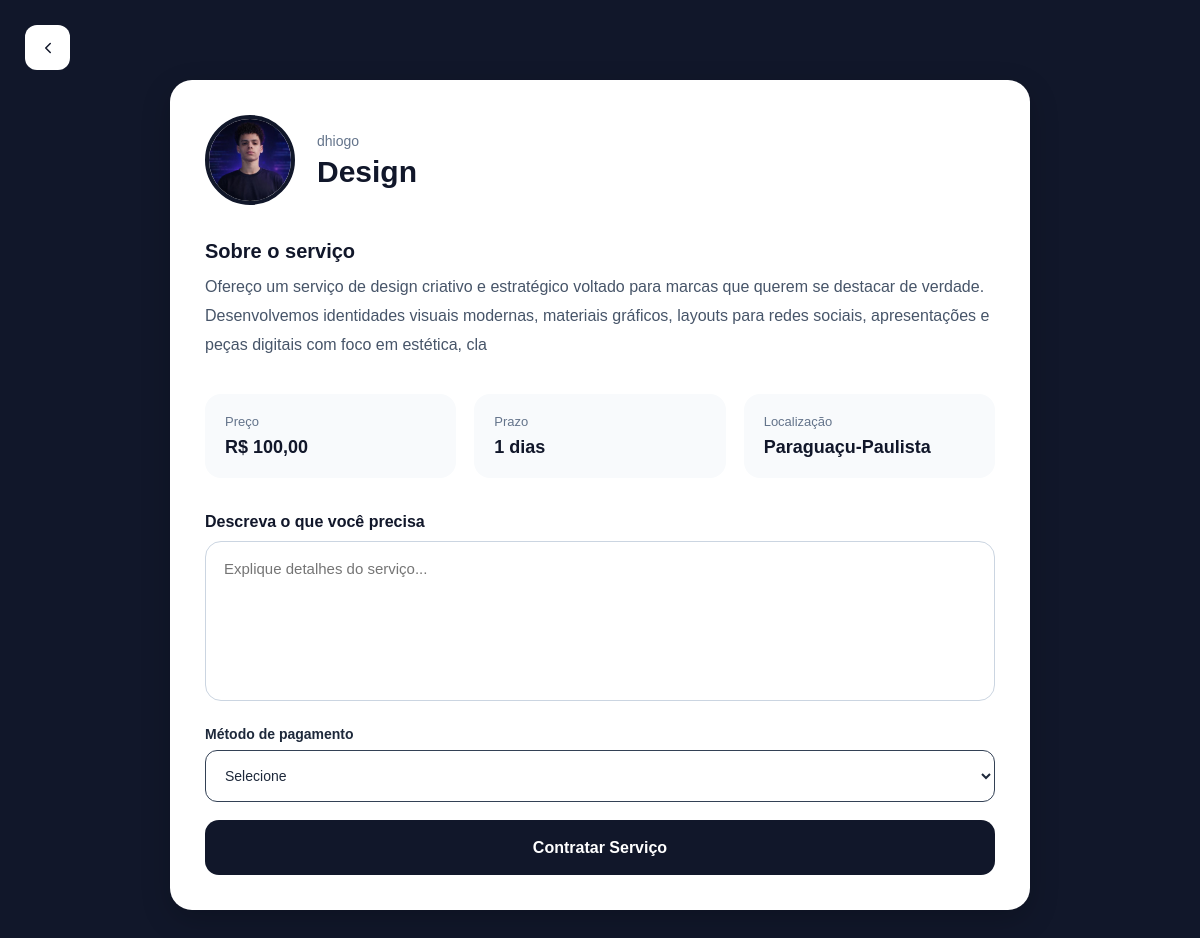
The app's page /frontend/public/Cliente/contratar-servico.php?id=7 (signed in), older data.
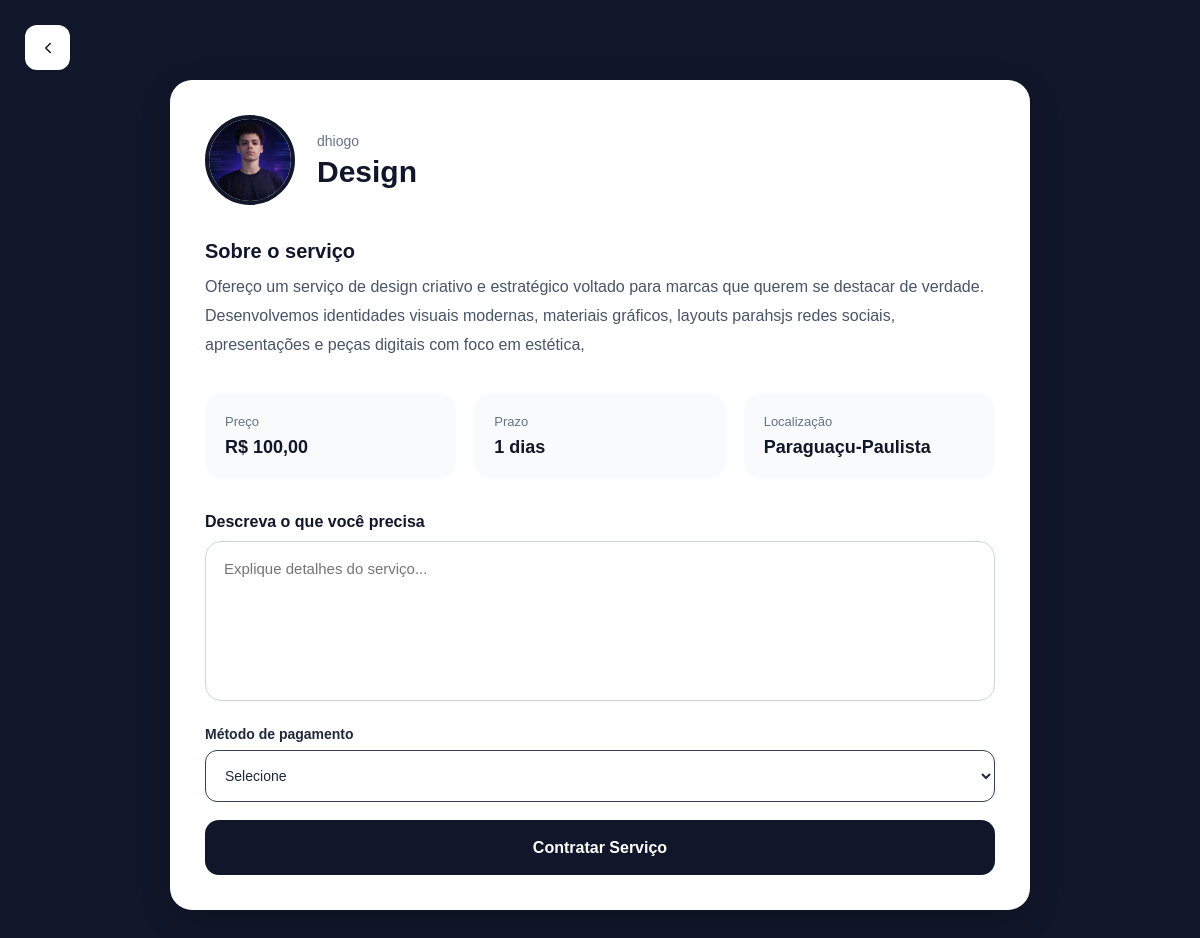
The same page, newer data.
### tables this page shows
CREATE TABLE `servicos` (
  `id` int(11) NOT NULL,
  `usuario_id` int(11) NOT NULL,
  `categoria_id` int(11) NOT NULL,
  `nome_servico` varchar(255) NOT NULL,
  `descricao` varchar(255) DEFAULT NULL,
  `preco` decimal(10,2) NOT NULL,
  `prazo` int(11) NOT NULL,
  `localizacao` varchar(255) DEFAULT NULL,
  `criado_em` timestamp NOT NULL DEFAULT current_timestamp()
);

CREATE TABLE `usuarios` (
  `id` int(11) NOT NULL,
  `nome` varchar(100) NOT NULL,
  `email` varchar(255) NOT NULL,
  `senha` varchar(255) NOT NULL,
  `telefone` varchar(20) DEFAULT NULL,
  `tipo` enum('cliente','prestador','admin') DEFAULT 'cliente',
  `criado_em` timestamp NOT NULL DEFAULT current_timestamp(),
  `foto` varchar(255) DEFAULT NULL
);

### backend/app/models/ServicoModel.php (called while the page is built, shortened)
<?php
class ServicoModel {
    private $pdo;
    public function __construct($pdo){
        $this->pdo = $pdo;
    }
   public function buscarPorId($id) {
    $sql = "SELECT
    servicos.*,
    usuarios.nome AS prestador,
    usuarios.foto,
    usuarios.email
FROM servicos
INNER JOIN usuarios
ON servicos.usuario_id = usuarios.id
WHERE servicos.id = ?";
    $stmt = $this->pdo->prepare($sql);
    $stmt->execute([$id]);
    return $stmt->fetch(PDO::FETCH_ASSOC);
}
}

### backend/app/controllers/ServicoController.php (called while the page is built, shortened)
<?php
require_once "C:/Turma2/xampp/htdocs/catalogo-servicos/backend/app/models/ServicoModel.php";
class ServicoController
{
    private $servicoModel;
    public function __construct($pdo)
    {
        $this->servicoModel = new ServicoModel($pdo);
    }
    public function buscarPorId($id)
    {
        return $this->servicoModel->buscarPorId($id);
    }
}

### frontend/public/Cliente/contratar-servico.php (the view, shortened to what this page needs)
<?php
require_once "C:/Turma2/xampp/htdocs/catalogo-servicos/backend/app/database/database.php";
require_once "C:/Turma2/xampp/htdocs/catalogo-servicos/backend/app/controllers/ServicoController.php";
$servicoController = new ServicoController($pdo);
$id = $_GET['id'] ?? null;
$servico = $servicoController->buscarPorId($id);
?>
<!DOCTYPE html>
<html lang="pt-br">
<head>
    <link
        rel="stylesheet"
        href="../css/contratar-servico.css">
</head>
<body>
    <a href="../home.php" class="btn-back">
        <svg
            class="icon-back"
            viewBox="0 0 24 24"
            fill="none">
            <path
                d="M15 18l-6-6 6-6"
                stroke="currentColor"
                stroke-width="2"
                stroke-linecap="round"
                stroke-linejoin="round" />
        </svg>
    </a>
    <div class="container">
        <div class="card-servico">
            <div class="topo-servico">
                <img
                    src="<?= !empty($servico['foto']) ? '../' . $servico['foto'] : '../img/user.jpg' ?>"
                    class="foto-prestador">
                <div>
                    <span class="prestador">
                        <?= htmlspecialchars($servico['prestador']) ?>
                    </span>
                    <h1>
                        <?= htmlspecialchars($servico['nome_servico']) ?>
                    </h1>
                </div>
            </div>
            <div class="descricao-box">
                <h3>
                    Sobre o serviço
                </h3>
                <p>
                    <?= htmlspecialchars($servico['descricao']) ?>
                </p>
            </div>
            <div class="infos">
                <div class="info-card">
                    <span>Preço</span>
                    <strong>
                        R$ <?= number_format(
                                $servico['preco'],
                                2,
                                ',',
                                '.'
                            ) ?>
                    </strong>
                </div>
                <div class="info-card">
                    <span>Prazo</span>
                    <strong>
                        <?= $servico['prazo'] ?> dias
                    </strong>
                </div>
                <div class="info-card">
                    <span>Localização</span>
                    <strong>
                        <?= htmlspecialchars($servico['localizacao']) ?>
                    </strong>
                </div>
            </div>
            <form
                method="POST"
                class="form-contratar">
                <label>
                    Descreva o que você precisa
                </label>
                <textarea
                    name="mensagem"
                    placeholder="Explique detalhes do serviço..."
                    required></textarea>
                    <div class="input-group">
    <label>
        Método de pagamento
    </label>
    <select
        name="pagamento"
        id="pagamento"
        onchange="toggleCartao()"
        required>
        <option value="">
            Selecione
        </option>
    </select>
</div>
                <button
                    type="submit"
                    name="contratar">
                    Contratar Serviço
                </button>
            </form>
        </div>
    </div>
</body>
</html>

Row changes from the older to the newer data that the page shows:
changed servicos "Design": descricao "…modernas, materiais gráficos, layouts para redes sociais, apresentações e peças digitais com foco em estética, cla" → "…modernas, materiais gráficos, layouts parahsjs redes sociais, apresentações e peças digitais com foco em estética,"
